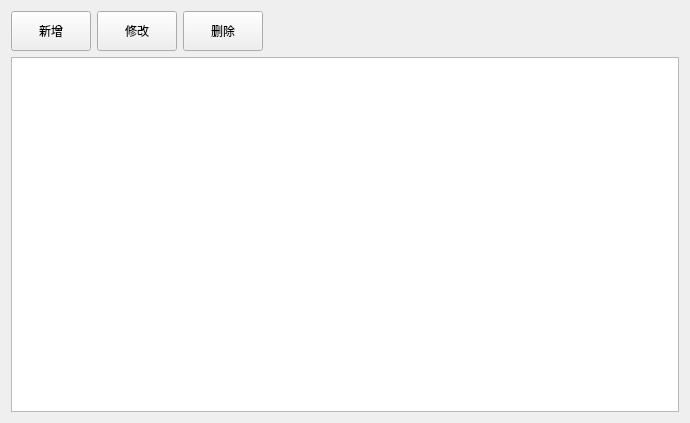
<?xml version="1.0" encoding="UTF-8"?>
<ui version="4.0">
 <class>MainSystemSetingsAlter</class>
 <widget class="QWidget" name="MainSystemSetingsAlter">
  <property name="geometry">
   <rect>
    <x>0</x>
    <y>0</y>
    <width>690</width>
    <height>423</height>
   </rect>
  </property>
  <property name="windowTitle">
   <string>Form</string>
  </property>
  <layout class="QVBoxLayout" name="verticalLayout">
   <item>
    <layout class="QHBoxLayout" name="horizontalLayout">
     <item>
      <widget class="QPushButton" name="pushButton_add">
       <property name="minimumSize">
        <size>
         <width>80</width>
         <height>40</height>
        </size>
       </property>
       <property name="text">
        <string>新增</string>
       </property>
      </widget>
     </item>
     <item>
      <widget class="QPushButton" name="pushButton_modify">
       <property name="minimumSize">
        <size>
         <width>80</width>
         <height>40</height>
        </size>
       </property>
       <property name="text">
        <string>修改</string>
       </property>
      </widget>
     </item>
     <item>
      <widget class="QPushButton" name="pushButton_del">
       <property name="minimumSize">
        <size>
         <width>80</width>
         <height>40</height>
        </size>
       </property>
       <property name="text">
        <string>删除</string>
       </property>
      </widget>
     </item>
     <item>
      <spacer name="horizontalSpacer">
       <property name="orientation">
        <enum>Qt::Horizontal</enum>
       </property>
       <property name="sizeHint" stdset="0">
        <size>
         <width>40</width>
         <height>20</height>
        </size>
       </property>
      </spacer>
     </item>
    </layout>
   </item>
   <item>
    <widget class="lds_tableview" name="tableView"/>
   </item>
  </layout>
 </widget>
 <customwidgets>
  <customwidget>
   <class>lds_tableview</class>
   <extends>QTableView</extends>
   <header>lds_tableview.h</header>
  </customwidget>
 </customwidgets>
 <resources/>
 <connections/>
</ui>
